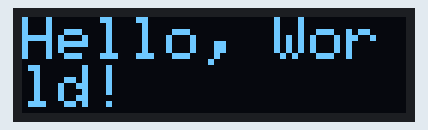
Simulated run of this sketch. Board: Arduino Uno, built with avr-gcc and run on an emulated ATmega328P. Shown: 128×32 one-colour display. The display library's start-up logo is not drawn.

Above: at 2.1 s.

The sketch:

ssd1306_test.ino
```cpp
#include <Wire.h>
#include <Adafruit_SSD1306.h>

#define SCREEN_WIDTH 128 // OLED display width, in pixels
#define SCREEN_HEIGHT 32 // OLED display height, in pixels

// Declaration for an SSD1306 display connected to I2C (SDA, SCL pins)
// The pins for I2C are defined by the Wire-library.
// This is running on a Seeeduino Xiao BLE Sense (mbed): 4(SDA), 5(SCL)
#define OLED_RESET     -1 // Reset pin # (or -1 if sharing Arduino reset pin)
#define SCREEN_ADDRESS 0x3C ///< See datasheet for Address; 0x3D for 128x64, 0x3C for 128x32
Adafruit_SSD1306 display(SCREEN_WIDTH, SCREEN_HEIGHT, &Wire, OLED_RESET);

void setup() {
  Serial.begin(9600);

  // SSD1306_SWITCHCAPVCC = generate display voltage from 3.3V internally
  if(!display.begin(SSD1306_SWITCHCAPVCC, SCREEN_ADDRESS)) {
    Serial.println(F("SSD1306 allocation failed"));
    for(;;); // Don't proceed, loop forever
  }

  // Show initial display buffer contents on the screen --
  // the library initializes this with an Adafruit splash screen.
  display.display();
  delay(2000); // Pause for 2 seconds

  // Clear the buffer
  display.clearDisplay();

  display.setTextSize(2);      // Normal 1:1 pixel scale
  display.setTextColor(SSD1306_WHITE); // Draw white text
  display.setCursor(0, 0);     // Start at top-left corner
  display.cp437(true);         // Use full 256 char 'Code Page 437' font

  // Not all the characters will fit on the display. This is normal.
  // Library will draw what it can and the rest will be clipped.
  const char* data = "Hello, World!";
  display.print(data);
  /*for(int16_t i=0; i<256; i++) {
    if(i == '\n') display.write(' ');
    else          display.write(i);
  }*/

  display.display();
  delay(2000);

}

void loop() {
  // put your main code here, to run repeatedly:

}
```
